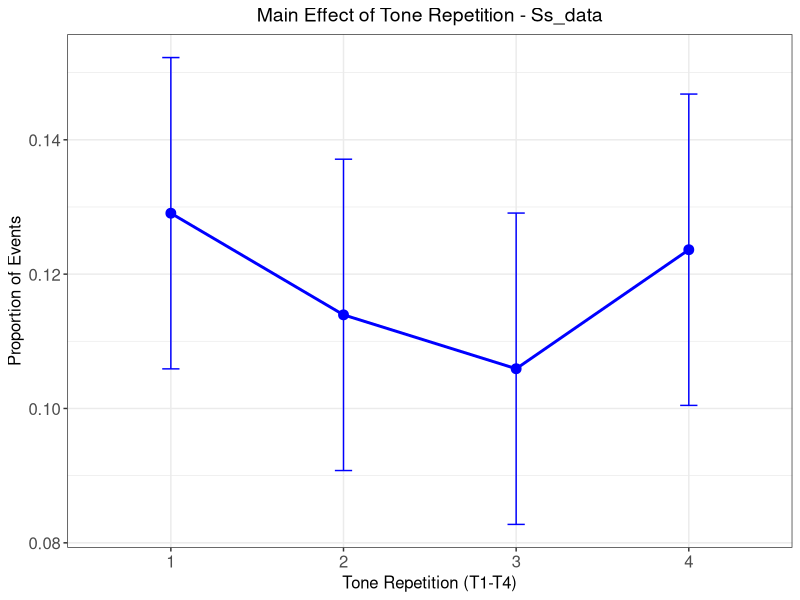
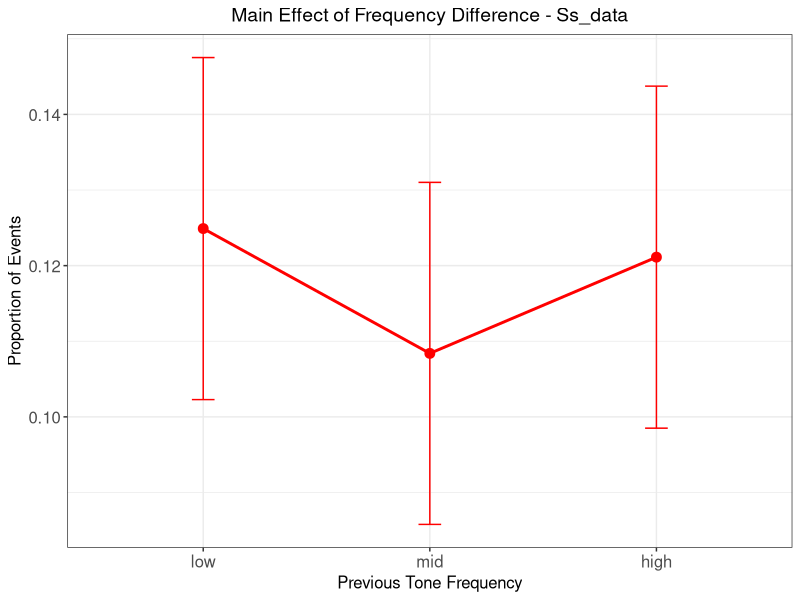
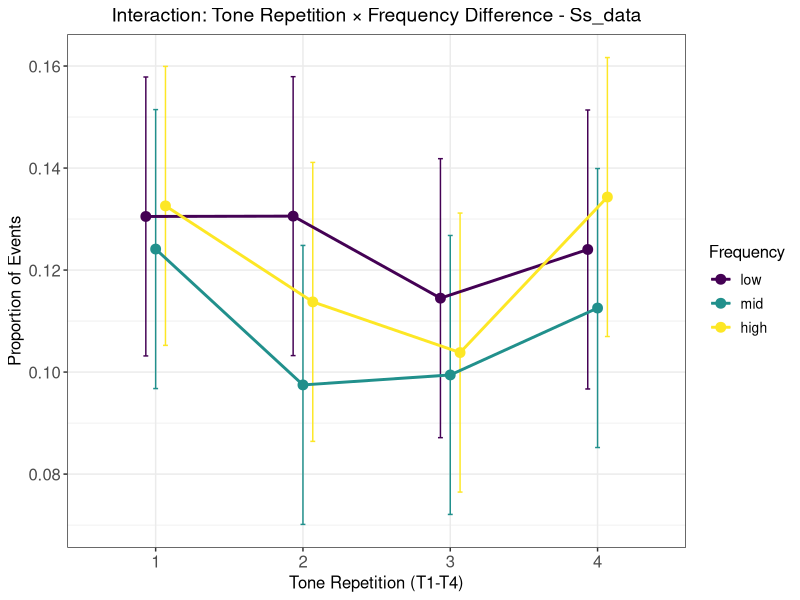
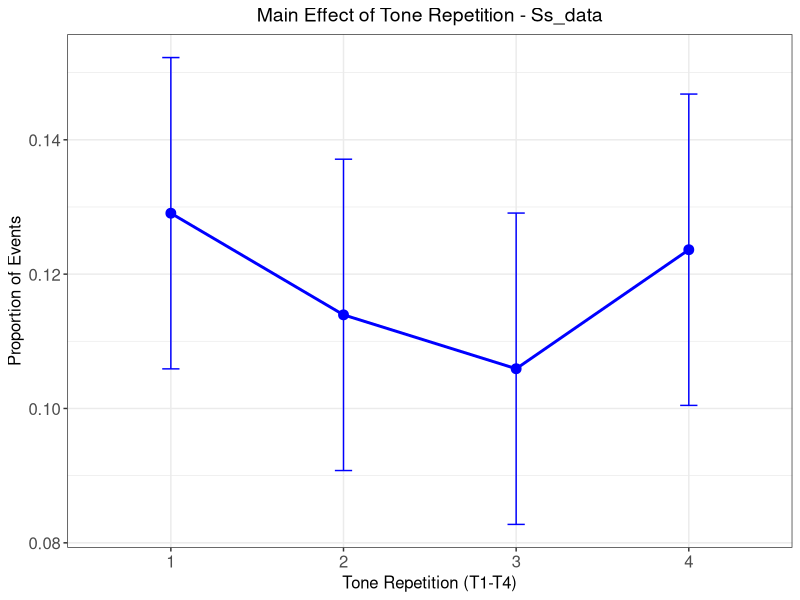
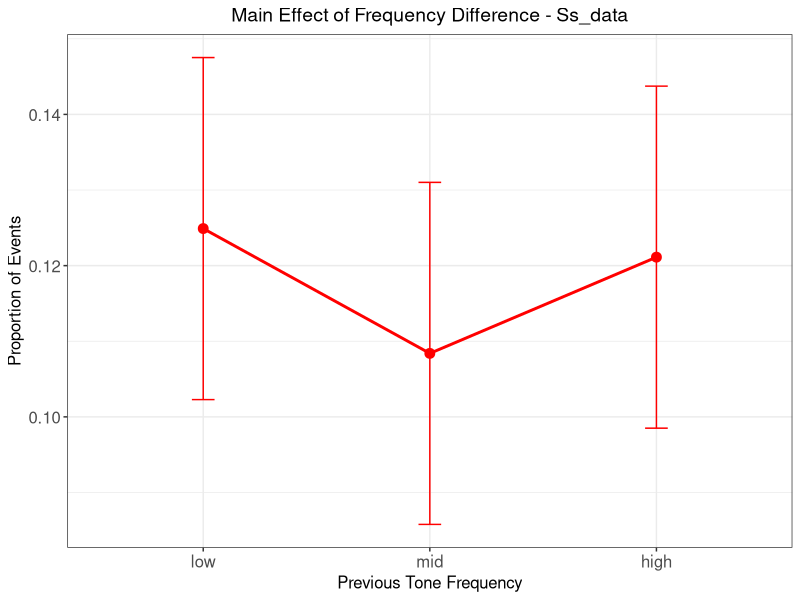
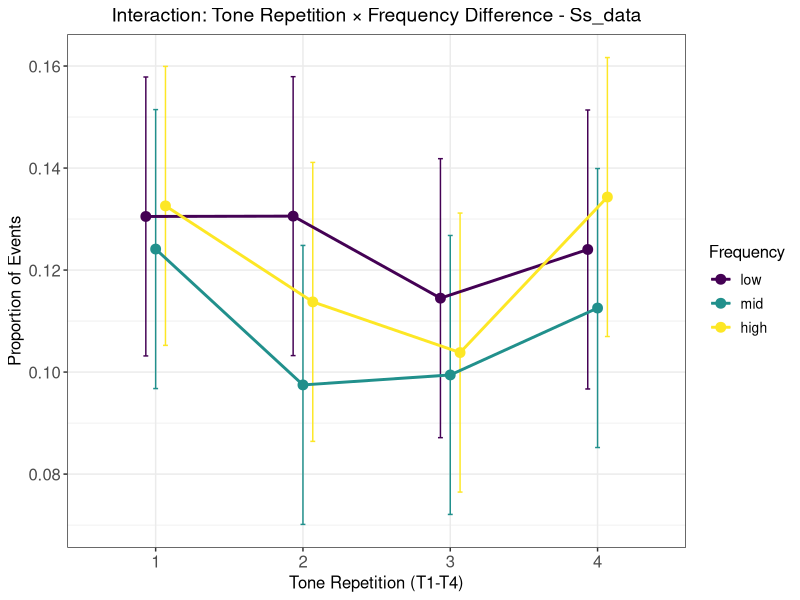

Generate these figures, in order, with R:
## ---- chunk 1

library(dplyr)
library(lme4)
library(stringr)  #  for str_extract
library(lmerTest)  # For p-values


library(ggplot2)
library(emmeans)
library(viridis)

## ---- chunk 2
##############################################
# Adjust curr_data and run the following sections.
# Take figs with a grain of salt, as it is very heavily chat induced
##############################################

T <- read.csv("out_to_prevHz_lme_anal.csv")

T$hzDiff <- str_extract(T$cond, "(?<=prev)(low|mid|high)")
T$torder <- as.numeric(str_extract(T$cond, "\\d+$"))

N2_data <- aggregate(trial_amount ~ sub + hzDiff + torder, T[T$sov == "N2",], sum)
Kc_raw <- aggregate(trial_amount ~ sub + hzDiff + torder, T[T$sov == "N2EliwJKc",], sum)
Ss_raw <- aggregate(trial_amount ~ sub + hzDiff + torder, T[T$sov == "N2EliwJSs",], sum)

Kc_data <- merge(Kc_raw, N2_data, by = c("sub", "hzDiff", "torder"), suffixes = c("_Kc", "_N2"))
Kc_data$proportion <- Kc_data$trial_amount_Kc / Kc_data$trial_amount_N2

Ss_data <- merge(Ss_raw, N2_data, by = c("sub", "hzDiff", "torder"), suffixes = c("_Ss", "_N2"))
Ss_data$proportion <- Ss_data$trial_amount_Ss / Ss_data$trial_amount_N2

curr_data = Ss_data ## Kc_data, Ss_data 

## ---- chunk 3
###### MLE analysis

dataset_name <- if(identical(curr_data, Ss_data)) "Ss_data" else "Kc_data"
output_file <- paste0("lme_prevHz_analysis_results_", dataset_name, ".txt")
sink(output_file)  # Redirect output to file


curr_data$torder_ord <- ordered(curr_data$torder)
curr_data$hzDiff_ord <- ordered(curr_data$hzDiff)

# Calculate BF using BIC differences
BF <- function(bic1, bic2) {
    exp((bic1 - bic2)/2)
}

cat("=== LINEAR MIXED-EFFECTS MODEL ANALYSIS RESULTS ===\n")
cat("Date:", format(Sys.time(), "%Y-%m-%d %H:%M:%S"), "\n\n")
cat("=== MODEL COMPARISONS ===\n\n")

# Compare models to test interaction significance
model_null            <- lmer(proportion ~ (1|sub), data = curr_data)
model_hzDiff              <- lmer(proportion ~ hzDiff + (1|sub), data = curr_data)
model_torder          <- lmer(proportion ~ torder + (1|sub), data = curr_data)
model_addative        <- lmer(proportion ~ torder + hzDiff + (1|sub), data = curr_data)
model_interaction     <- lmer(proportion ~ torder * hzDiff + (1|sub), data = curr_data)


cat("1. NULL vs hzDiff MODEL:\n")
print(anova(model_null, model_hzDiff))
cat("BF =", BF(BIC(model_null), BIC(model_hzDiff)), "\n")
cat("\n")

cat("2. NULL vs TORDER MODEL:\n")
print(anova(model_null, model_torder))
cat("BF =", BF(BIC(model_null), BIC(model_torder)), "\n")
cat("\n")

cat("3. hzDiff vs ADDITIVE MODEL:\n")
print(anova(model_hzDiff, model_addative))
cat("BF =", BF(BIC(model_hzDiff), BIC(model_addative)), "\n")
cat("\n")

cat("4. TORDER vs ADDITIVE MODEL:\n")
print(anova(model_torder, model_addative))
cat("BF =", BF(BIC(model_torder), BIC(model_addative)), "\n")
cat("\n")

cat("5. ADDITIVE vs INTERACTION MODEL:\n")
print(anova(model_addative, model_interaction))
cat("BF =", BF(BIC(model_addative), BIC(model_interaction)), "\n")
cat("\n")

# Test interaction
cat("=== FINAL INTERACTION MODEL SUMMARY ===\n")
print(summary(model_interaction))
cat("\n")

cat("=== TYPE III ANOVA TABLE ===\n")
print(anova(model_interaction))
cat("\n")

# Get BIC for all models
all_models_BIC <- data.frame(
  Model = c("Null", "hzDiff only", "Torder only", "Additive", "Interaction"),
  AIC = c(AIC(model_null), AIC(model_hzDiff), AIC(model_torder), AIC(model_addative), AIC(model_interaction)),
  BIC = c(BIC(model_null), BIC(model_hzDiff), BIC(model_torder), BIC(model_addative), BIC(model_interaction)),
  LogLik = c(logLik(model_null), logLik(model_hzDiff), logLik(model_torder), logLik(model_addative), logLik(model_interaction)),
  df = c(attr(logLik(model_null), "df"), 
         attr(logLik(model_hzDiff), "df"), 
         attr(logLik(model_torder), "df"), 
         attr(logLik(model_addative), "df"), 
         attr(logLik(model_interaction), "df"))
)

print(all_models_BIC)

# Calculate BIC differences relative to null model
all_models_BIC$Delta_BIC_from_null <- all_models_BIC$BIC - BIC(model_null)

# Calculate BIC differences relative to best model
best_BIC <- min(all_models_BIC$BIC)
all_models_BIC$Delta_BIC_from_best <- all_models_BIC$BIC - best_BIC

# Calculate Bayes Factors
null_bic <- BIC(model_null)

# BF relative to null model (BF > 1 means evidence against null)
all_models_BIC$BF_vs_null <- sapply(all_models_BIC$BIC, function(x) BF(null_bic, x))

# BF relative to best model (BF > 1 means evidence against the model compared to best)
all_models_BIC$BF_vs_best <- sapply(all_models_BIC$BIC, function(x) BF(best_BIC, x))

print(all_models_BIC)

# Individual BIC values for quick reference
cat("\nIndividual BIC values:\n")
cat("Null model:", BIC(model_null), "\n")
cat("hzDiff model:", BIC(model_hzDiff), "\n") 
cat("Torder model:", BIC(model_torder), "\n")
cat("Additive model:", BIC(model_addative), "\n")
cat("Interaction model:", BIC(model_interaction), "\n")

# Best model
best_model_index <- which.min(all_models_BIC$BIC)
cat("\nBest model (lowest BIC):", all_models_BIC$Model[best_model_index], 
    "with BIC =", all_models_BIC$BIC[best_model_index], "\n")

# Bayes Factor interpretations
cat("\n=== BAYES FACTOR ANALYSIS ===\n\n")

cat("BAYES FACTORS vs NULL MODEL:\n")
for(i in 1:nrow(all_models_BIC)) {
  bf_val <- all_models_BIC$BF_vs_null[i]
  model_name <- all_models_BIC$Model[i]
  
  # Interpretation based on Kass & Raftery (1995) criteria
  if(bf_val < 1) {
    evidence <- "Evidence against"
  } else if(bf_val >= 1 & bf_val < 3) {
    evidence <- "Barely worth mentioning evidence for"
  } else if(bf_val >= 3 & bf_val < 10) {
    evidence <- "Positive evidence for"
  } else if(bf_val >= 10 & bf_val < 30) {
    evidence <- "Strong evidence for"
  } else if(bf_val >= 30 & bf_val < 100) {
    evidence <- "Very strong evidence for"
  } else {
    evidence <- "Decisive evidence for"
  }
  
  cat(sprintf("%-15s: BF = %8.2f (%s)\n", model_name, bf_val, evidence))
}

cat("\nBAYES FACTORS vs BEST MODEL:\n")
best_model_name <- all_models_BIC$Model[best_model_index]
cat("Best model:", best_model_name, "\n")

for(i in 1:nrow(all_models_BIC)) {
  if(i != best_model_index) {
    bf_val <- all_models_BIC$BF_vs_best[i]
    model_name <- all_models_BIC$Model[i]
    
    # Interpretation
    if(bf_val < 1) {
      evidence <- "Evidence against best model"
    } else if(bf_val >= 1 & bf_val < 3) {
      evidence <- "Barely worth mentioning evidence against"
    } else if(bf_val >= 3 & bf_val < 10) {
      evidence <- "Positive evidence against"
    } else if(bf_val >= 10 & bf_val < 30) {
      evidence <- "Strong evidence against"
    } else if(bf_val >= 30 & bf_val < 100) {
      evidence <- "Very strong evidence against"
    } else {
      evidence <- "Decisive evidence against"
    }
    
    cat(sprintf("%-15s: BF = %8.2f (%s)\n", model_name, bf_val, evidence))
  }
}

# Key pairwise comparisons
cat("\n=== KEY MODEL COMPARISONS ===\n")

# hzDiff vs Null
bf_hzDiff_null <- BF(BIC(model_null), BIC(model_hzDiff))
cat(sprintf("hzDiff vs Null:        BF = %8.2f\n", bf_hzDiff_null))

# Torder vs Null  
bf_torder_null <- BF(BIC(model_null), BIC(model_torder))
cat(sprintf("Torder vs Null:    BF = %8.2f\n", bf_torder_null))

# Additive vs hzDiff only
bf_add_hzDiff <- BF(BIC(model_hzDiff), BIC(model_addative))
cat(sprintf("Additive vs hzDiff:    BF = %8.2f\n", bf_add_hzDiff))

# Additive vs Torder only
bf_add_torder <- BF(BIC(model_torder), BIC(model_addative))
cat(sprintf("Additive vs Torder: BF = %8.2f\n", bf_add_torder))

# Interaction vs Additive
bf_int_add <- BF(BIC(model_addative), BIC(model_interaction))
cat(sprintf("Interaction vs Add: BF = %8.2f\n", bf_int_add))

# Post-hoc analysis
cat("\n=== POST-HOC ANALYSIS ===\n\n")

curr_data$torder_factor <- factor(curr_data$torder, levels = c(1, 2, 3, 4))
model_posthoc <- lmer(proportion ~ torder_factor * hzDiff + (1|sub), data = curr_data)

# Get marginal means
emm_torder <- emmeans(model_posthoc, ~ torder_factor)
cat("ESTIMATED MARGINAL MEANS BY TORDER:\n")
print(emm_torder)
cat("\n")

# Get all pairwise comparisons WITHOUT FDR correction first
all_pairs_raw <- pairs(emm_torder, adjust = "none")
pairs_summary_raw <- summary(all_pairs_raw, infer = TRUE)

# Extract only the 3 consecutive comparisons
consecutive_indices <- c(1, 4, 6)  # T1-T2, T2-T3, T3-T4 from the pairs output
consecutive_only <- pairs_summary_raw[consecutive_indices, ]
consecutive_only$p.value.fdr <- p.adjust(consecutive_only$p.value, method = "fdr")

# Get marginal means for hzDiff
emm_hzDiff <- emmeans(model_posthoc, ~ hzDiff)
cat("ESTIMATED MARGINAL MEANS BY hzDiff:\n")
print(emm_hzDiff)

# Get pairwise comparisons for hzDiff
pairs_hzDiff <- pairs(emm_hzDiff, adjust = "fdr")
cat("PAIRWISE COMPARISONS FOR hzDiff:\n")
print(summary(pairs_hzDiff, infer = TRUE))


# Create table with consecutive comparison results
comparison_names <- c("T1_vs_T2", "T2_vs_T3", "T3_vs_T4")

consecutive_table <- data.frame(
  Comparison = comparison_names,
  Difference = round(consecutive_only$estimate, 4),
  SE = round(consecutive_only$SE, 4),
  t_ratio = round(consecutive_only$t.ratio, 2),
  df = consecutive_only$df,
  p_raw = sprintf("%.2e", consecutive_only$p.value),
  p_FDR_corrected = sprintf("%.2e", consecutive_only$p.value.fdr),
  stringsAsFactors = FALSE
)

cat("=== CONSECUTIVE COMPARISONS TABLE ===\n")
print(consecutive_table, row.names = FALSE)
cat("\n")

# Clean table for manuscript
manuscript_table <- data.frame(
  Comparison = comparison_names,
  `Mean Difference` = sprintf("%.4f", consecutive_only$estimate),
  `95% CI` = paste0("[", sprintf("%.4f", consecutive_only$lower.CL), ", ", 
                    sprintf("%.4f", consecutive_only$upper.CL), "]"),
  `t` = sprintf("%.2f", consecutive_only$t.ratio),
  `p (FDR-corrected)` = sprintf("%.2e", consecutive_only$p.value.fdr),
  check.names = FALSE
)

cat("=== MANUSCRIPT-READY TABLE ===\n")
print(manuscript_table, row.names = FALSE)
cat("\n")

# Extract key statistics for manuscript
cat("=== KEY STATISTICS FOR MANUSCRIPT ===\n")
model_summary <- summary(model_interaction)
anova_summary <- anova(model_interaction)

cat("MAIN EFFECTS:\n")
cat("- Torder: F(", anova_summary$NumDF[1], ",", round(anova_summary$DenDF[1]), ") = ", 
    round(anova_summary$`F value`[1], 2), ", p = ", 
    ifelse(anova_summary$`Pr(>F)`[1] < 0.001, 
           sprintf("%.2e", anova_summary$`Pr(>F)`[1]), 
           round(anova_summary$`Pr(>F)`[1], 3)), "\n")

cat("  Beta = ", sprintf("%.3e", model_summary$coefficients[2, 1]), 
    ", t = ", round(model_summary$coefficients[2, 4], 2),
    ", p = ", sprintf("%.2e", model_summary$coefficients[2, 5]), "\n")

cat("- hzDiff: F(", anova_summary$NumDF[2], ",", round(anova_summary$DenDF[2]), ") = ", 
    round(anova_summary$`F value`[2], 2), ", p = ", 
    ifelse(anova_summary$`Pr(>F)`[2] < 0.001, 
           sprintf("%.2e", anova_summary$`Pr(>F)`[2]), 
           round(anova_summary$`Pr(>F)`[2], 3)), "\n")

cat("  Beta = ", sprintf("%.3e", model_summary$coefficients[3, 1]), 
    ", t = ", round(model_summary$coefficients[3, 4], 2),
    ", p = ", sprintf("%.2e", model_summary$coefficients[3, 5]), "\n")

cat("INTERACTION:\n")
cat("- Torder x hzDiff: F(", anova_summary$NumDF[3], ",", round(anova_summary$DenDF[3]), ") = ", 
    round(anova_summary$`F value`[3], 2), ", p = ", 
    ifelse(anova_summary$`Pr(>F)`[3] < 0.001, 
           sprintf("%.2e", anova_summary$`Pr(>F)`[3]), 
           round(anova_summary$`Pr(>F)`[3], 3)), "\n")

cat("  Beta = ", sprintf("%.3e", model_summary$coefficients[4, 1]), 
    ", t = ", round(model_summary$coefficients[4, 4], 2),
    ", p = ", sprintf("%.2e", model_summary$coefficients[4, 5]), "\n")

cat("\n=== BAYES FACTOR SUMMARY FOR MANUSCRIPT ===\n")
cat("Model selection based on BIC and Bayes Factors:\n")
cat("- Best model:", best_model_name, "(lowest BIC)\n")
cat("- Evidence for best model vs null: BF =", all_models_BIC$BF_vs_null[best_model_index], "\n")

if(best_model_name != "Interaction") {
  int_index <- which(all_models_BIC$Model == "Interaction")
  cat("- Evidence against interaction model: BF =", all_models_BIC$BF_vs_best[int_index], "\n")
}

cat("\n=== ANALYSIS COMPLETE ===\n")
cat("Results saved to:", output_file, "\n")

# Close the sink to return output to console
sink()

# Print confirmation message to console
cat("Analysis complete! Results saved to:", output_file, "\n")
cat("File location:", file.path(getwd(), output_file), "\n")
## ---- chunk 4
# Load required libraries
library(ggplot2)
library(dplyr)
library(emmeans)

# Create plots for main effects
# Assuming curr_data and model_interaction are already available

# 1. Main effect of torder (tone repetition)
# Calculate marginal means for torder
curr_data$torder_factor <- factor(curr_data$torder, levels = c(1, 2, 3, 4))
model_for_plots <- lmer(proportion ~ torder_factor * hzDiff + (1|sub), data = curr_data)

# Get marginal means
emm_torder <- emmeans(model_for_plots, ~ torder_factor)
torder_means <- summary(emm_torder)

# Plot 1: Main effect of tone repetition
p1 <- ggplot(torder_means, aes(x = torder_factor, y = emmean)) +
  geom_point(size = 3, color = "blue") +
  geom_errorbar(aes(ymin = lower.CL, ymax = upper.CL), 
                width = 0.1, color = "blue") +
  geom_line(aes(group = 1), color = "blue", size = 1) +
  labs(title = paste("Main Effect of Tone Repetition -", dataset_name),
       x = "Tone Repetition (T1-T4)",
       y = "Proportion of Events") +
  theme_bw() +
  theme(plot.title = element_text(hjust = 0.5, size = 14),
        axis.text = element_text(size = 12),
        axis.title = element_text(size = 12))

print(p1)

# 2. Main effect of hzDiff (frequency difference)
# Get marginal means for hzDiff
emm_hzDiff <- emmeans(model_for_plots, ~ hzDiff)
hzDiff_means <- summary(emm_hzDiff)

# Reorder factor levels for logical ordering
hzDiff_means$hzDiff <- factor(hzDiff_means$hzDiff, levels = c("low", "mid", "high"))

# Plot 2: Main effect of frequency difference
p2 <- ggplot(hzDiff_means, aes(x = hzDiff, y = emmean)) +
  geom_point(size = 3, color = "red") +
  geom_errorbar(aes(ymin = lower.CL, ymax = upper.CL), 
                width = 0.1, color = "red") +
  geom_line(aes(group = 1), color = "red", size = 1) +
  labs(title = paste("Main Effect of Frequency Difference -", dataset_name),
       x = "Previous Tone Frequency",
       y = "Proportion of Events") +
  theme_bw() +
  theme(plot.title = element_text(hjust = 0.5, size = 14),
        axis.text = element_text(size = 12),
        axis.title = element_text(size = 12))

print(p2)

# 3. Interaction plot (optional)
# Get marginal means for the interaction
emm_interaction <- emmeans(model_for_plots, ~ torder_factor | hzDiff)
interaction_means <- summary(emm_interaction)
interaction_means$hzDiff <- factor(interaction_means$hzDiff, levels = c("low", "mid", "high"))

# Plot 3: Interaction plot
p3 <- ggplot(interaction_means, aes(x = torder_factor, y = emmean, color = hzDiff)) +
  geom_point(size = 3, position = position_dodge(0.2)) +
  geom_errorbar(aes(ymin = lower.CL, ymax = upper.CL), 
                width = 0.1, position = position_dodge(0.2)) +
  geom_line(aes(group = hzDiff), size = 1, position = position_dodge(0.2)) +
  labs(title = paste("Interaction: Tone Repetition × Frequency Difference -", dataset_name),
       x = "Tone Repetition (T1-T4)",
       y = "Proportion of Events",
       color = "Frequency") +
  scale_color_viridis_d() +
  theme_bw() +
  theme(plot.title = element_text(hjust = 0.5, size = 14),
        axis.text = element_text(size = 12),
        axis.title = element_text(size = 12),
        legend.title = element_text(size = 12),
        legend.text = element_text(size = 10))

print(p3)

# Save plots
ggsave(paste0("main_effect_torder_", dataset_name, ".png"), plot = p1, 
       width = 8, height = 6, dpi = 300)
ggsave(paste0("main_effect_hzDiff_", dataset_name, ".png"), plot = p2, 
       width = 8, height = 6, dpi = 300)
ggsave(paste0("interaction_plot_", dataset_name, ".png"), plot = p3, 
       width = 10, height = 6, dpi = 300)

cat("Plots saved successfully!\n")
